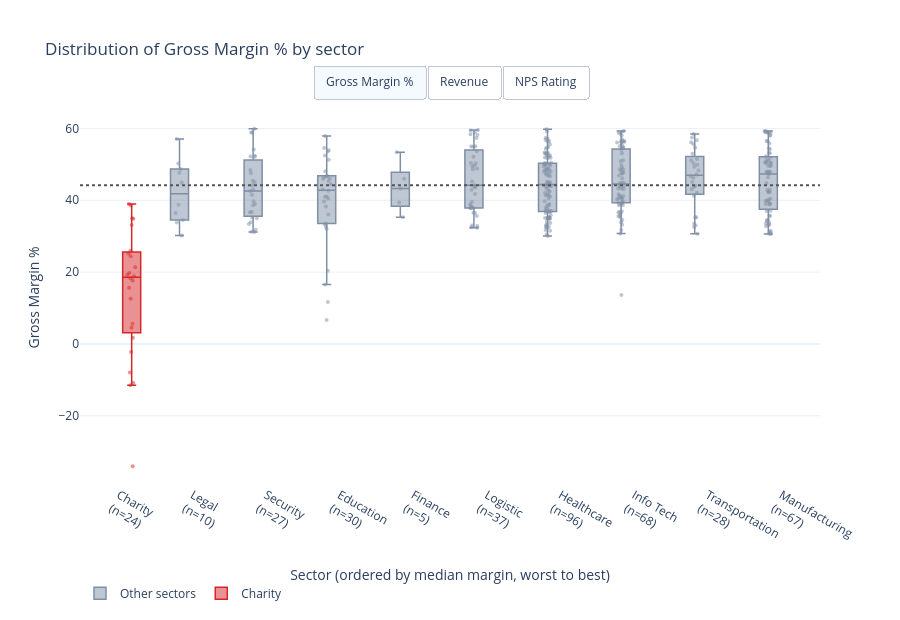

The notebook cell saved with this chart:
### Code cell
fig.update_layout(
    title=f"Distribution of {default_metric} by sector",
    xaxis=dict(title="Sector (ordered by median margin, worst to best)",
               categoryorder="array", categoryarray=sector_label_order),
    yaxis=dict(title=default_metric),
    shapes=ref_shapes(metrics[default_metric]),
    updatemenus=[dict(type="buttons", direction="right",   # renders as a radio row
                      buttons=buttons, x=0.5, xanchor="center",
                      y=1.12, yanchor="top", showactive=True)],
    boxmode="group",
    legend=dict(orientation="h", y=-0.25),
    template="plotly_white",
    height=620,
    margin=dict(t=110),
)

fig.show()

### Figure 1 — Plotly figure (JSON) as saved in the notebook; plotly's stock layout.template omitted (floating-point values rounded to 4 significant figures; data arrays with more than 128 entries replaced by an {"elided": "..."} marker saying what was removed)
{"data": [{"boxpoints": "all", "hovertemplate": "%{text}<br>%{y:.1f}%", "jitter": 0.5, "line": {"width": 1.5}, "marker": {"color": "#7f8fa6", "opacity": 0.5, "size": 4}, "name": "Other sectors", "pointpos": 0, "text": {"elided": "368 str values"}, "type": "box", "visible": true, "x": {"elided": "368 str values"}, "y": {"elided": "368 float values"}}, {"boxpoints": "all", "hovertemplate": "%{text}<br>%{y:.1f}%", "jitter": 0.5, "line": {"width": 1.5}, "marker": {"color": "#d62728", "opacity": 0.5, "size": 4}, "name": "Charity", "pointpos": 0, "text": ["N1-001 · 2021", "N1-001 · 2022", "N1-001 · 2023", "N1-001 · 2024", "N1-001 · 2025", "N1-002 · 2021", "N1-002 · 2022", "N1-002 · 2023", "N1-002 · 2024", "N1-002 · 2025", "N1-003 · 2022", "N1-003 · 2023", "N1-003 · 2024", "N1-003 · 2025", "N1-005 · 2023", "N1-005 · 2024", "N1-005 · 2025", "N1-007 · 2024", "N1-007 · 2025", "N1-009 · 2024", "N1-009 · 2025", "N1-010 · 2024", "N1-010 · 2025", "N1-012 · 2025"], "type": "box", "visible": true, "x": ["Charity<br>(n=24)", "Charity<br>(n=24)", "Charity<br>(n=24)", "Charity<br>(n=24)", "Charity<br>(n=24)", "Charity<br>(n=24)", "Charity<br>(n=24)", "Charity<br>(n=24)", "Charity<br>(n=24)", "Charity<br>(n=24)", "Charity<br>(n=24)", "Charity<br>(n=24)", "Charity<br>(n=24)", "Charity<br>(n=24)", "Charity<br>(n=24)", "Charity<br>(n=24)", "Charity<br>(n=24)", "Charity<br>(n=24)", "Charity<br>(n=24)", "Charity<br>(n=24)", "Charity<br>(n=24)", "Charity<br>(n=24)", "Charity<br>(n=24)", "Charity<br>(n=24)"], "y": [21.34, 34.84, 18.84, 35.01, 5.6, 18.26, 33.15, 4.54, -7.98, -11.52, 1.73, 19.73, 19.29, 15.66, -34.05, 24.43, 38.55, -2.21, -10.84, 25.98, 38.94, 12.61, 17.64, 25.19]}, {"boxpoints": "all", "hovertemplate": "%{text}<br>%{y:,.0f} $", "jitter": 0.5, "line": {"width": 1.5}, "marker": {"color": "#7f8fa6", "opacity": 0.5, "size": 4}, "name": "Other sectors", "pointpos": 0, "text": {"elided": "368 str values"}, "type": "box", "visible": false, "x": {"elided": "368 str values"}, "y": {"elided": "368 int values"}}, {"boxpoints": "all", "hovertemplate": "%{text}<br>%{y:,.0f} $", "jitter": 0.5, "line": {"width": 1.5}, "marker": {"color": "#d62728", "opacity": 0.5, "size": 4}, "name": "Charity", "pointpos": 0, "text": ["N1-001 · 2021", "N1-001 · 2022", "N1-001 · 2023", "N1-001 · 2024", "N1-001 · 2025", "N1-002 · 2021", "N1-002 · 2022", "N1-002 · 2023", "N1-002 · 2024", "N1-002 · 2025", "N1-003 · 2022", "N1-003 · 2023", "N1-003 · 2024", "N1-003 · 2025", "N1-005 · 2023", "N1-005 · 2024", "N1-005 · 2025", "N1-007 · 2024", "N1-007 · 2025", "N1-009 · 2024", "N1-009 · 2025", "N1-010 · 2024", "N1-010 · 2025", "N1-012 · 2025"], "type": "box", "visible": false, "x": ["Charity<br>(n=24)", "Charity<br>(n=24)", "Charity<br>(n=24)", "Charity<br>(n=24)", "Charity<br>(n=24)", "Charity<br>(n=24)", "Charity<br>(n=24)", "Charity<br>(n=24)", "Charity<br>(n=24)", "Charity<br>(n=24)", "Charity<br>(n=24)", "Charity<br>(n=24)", "Charity<br>(n=24)", "Charity<br>(n=24)", "Charity<br>(n=24)", "Charity<br>(n=24)", "Charity<br>(n=24)", "Charity<br>(n=24)", "Charity<br>(n=24)", "Charity<br>(n=24)", "Charity<br>(n=24)", "Charity<br>(n=24)", "Charity<br>(n=24)", "Charity<br>(n=24)"], "y": [62351, 40991, 56385, 32822, 75911, 36428, 25460, 39496, 41470, 26817, 27981, 12501, 23979, 42850, 25043, 37592, 25204, 36131, 56727, 58835, 49767, 73476, 62331, 44356]}, {"boxpoints": "all", "hovertemplate": "%{text}<br>%{y:.0f}", "jitter": 0.5, "line": {"width": 1.5}, "marker": {"color": "#7f8fa6", "opacity": 0.5, "size": 4}, "name": "Other sectors", "pointpos": 0, "text": {"elided": "368 str values"}, "type": "box", "visible": false, "x": {"elided": "368 str values"}, "y": {"elided": "368 int values"}}, {"boxpoints": "all", "hovertemplate": "%{text}<br>%{y:.0f}", "jitter": 0.5, "line": {"width": 1.5}, "marker": {"color": "#d62728", "opacity": 0.5, "size": 4}, "name": "Charity", "pointpos": 0, "text": ["N1-001 · 2021", "N1-001 · 2022", "N1-001 · 2023", "N1-001 · 2024", "N1-001 · 2025", "N1-002 · 2021", "N1-002 · 2022", "N1-002 · 2023", "N1-002 · 2024", "N1-002 · 2025", "N1-003 · 2022", "N1-003 · 2023", "N1-003 · 2024", "N1-003 · 2025", "N1-005 · 2023", "N1-005 · 2024", "N1-005 · 2025", "N1-007 · 2024", "N1-007 · 2025", "N1-009 · 2024", "N1-009 · 2025", "N1-010 · 2024", "N1-010 · 2025", "N1-012 · 2025"], "type": "box", "visible": false, "x": ["Charity<br>(n=24)", "Charity<br>(n=24)", "Charity<br>(n=24)", "Charity<br>(n=24)", "Charity<br>(n=24)", "Charity<br>(n=24)", "Charity<br>(n=24)", "Charity<br>(n=24)", "Charity<br>(n=24)", "Charity<br>(n=24)", "Charity<br>(n=24)", "Charity<br>(n=24)", "Charity<br>(n=24)", "Charity<br>(n=24)", "Charity<br>(n=24)", "Charity<br>(n=24)", "Charity<br>(n=24)", "Charity<br>(n=24)", "Charity<br>(n=24)", "Charity<br>(n=24)", "Charity<br>(n=24)", "Charity<br>(n=24)", "Charity<br>(n=24)", "Charity<br>(n=24)"], "y": [8, 9, 8, 10, 9, 7, 9, 9, 9, 10, 7, 9, 7, 9, 9, 10, 9, 7, 9, 6, 9, 7, 7, 9]}], "layout": {"boxmode": "group", "height": 620, "legend": {"orientation": "h", "y": -0.25}, "margin": {"t": 110}, "shapes": [{"line": {"color": "#555", "dash": "dot", "width": 2}, "type": "line", "x0": 0, "x1": 1, "xref": "paper", "y0": 44.19, "y1": 44.19}], "title": {"text": "Distribution of Gross Margin % by sector"}, "updatemenus": [{"buttons": [{"args": [{"visible": [true, true, false, false, false, false]}, {"shapes": [{"line": {"color": "#555", "dash": "dot", "width": 2}, "type": "line", "x0": 0, "x1": 1, "xref": "paper", "y0": 44.19, "y1": 44.19}], "title.text": "Distribution of Gross Margin % by sector", "yaxis.title.text": "Gross Margin %", "yaxis.type": "linear"}], "label": "Gross Margin %", "method": "update"}, {"args": [{"visible": [false, false, true, true, false, false]}, {"shapes": [], "title.text": "Distribution of Revenue by sector", "yaxis.title.text": "Revenue", "yaxis.type": "log"}], "label": "Revenue", "method": "update"}, {"args": [{"visible": [false, false, false, false, true, true]}, {"shapes": [], "title.text": "Distribution of NPS Rating by sector", "yaxis.title.text": "NPS Rating", "yaxis.type": "linear"}], "label": "NPS Rating", "method": "update"}], "direction": "right", "showactive": true, "type": "buttons", "x": 0.5, "xanchor": "center", "y": 1.12, "yanchor": "top"}], "xaxis": {"categoryarray": ["Charity<br>(n=24)", "Legal<br>(n=10)", "Security<br>(n=27)", "Education<br>(n=30)", "Finance<br>(n=5)", "Logistic<br>(n=37)", "Healthcare<br>(n=96)", "Info Tech<br>(n=68)", "Transportation<br>(n=28)", "Manufacturing<br>(n=67)"], "categoryorder": "array", "title": {"text": "Sector (ordered by median margin, worst to best)"}}, "yaxis": {"title": {"text": "Gross Margin %"}}}}
